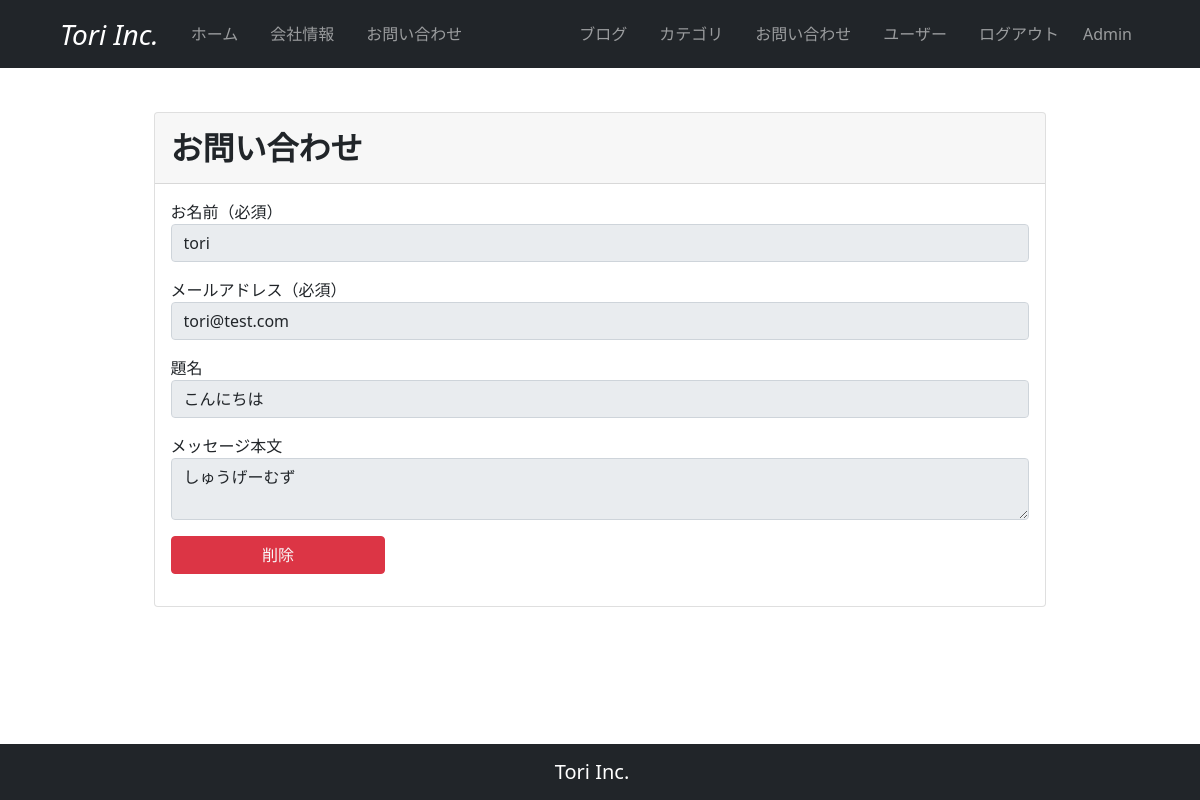
The page /1/display_inquiry (signed in) on the database its author committed.
### company_blog/models.py (models this page shows, shortened)
class User(db.Model, UserMixin):
    __tablename__ = 'users'
    id = db.Column(db.Integer, primary_key=True)
    email = db.Column(db.String(64), unique=True, index=True)
    username = db.Column(db.String(64), unique=True, index=True)
    password_hash = db.Column(db.String(128))
    administrator = db.Column(db.String(1))
    post = db.relationship('BlogPost', backref='author', lazy='dynamic')
    @property
    def password(self):
        raise AttributeError('password is not a readable attribute')
    def is_administrator(self):
        if self.administrator == '1':
            return 1
        else:
            return 0

class Inquiry(db.Model):
    __tablename__ = 'inquiry'
    id = db.Column(db.Integer, primary_key=True)
    name = db.Column(db.String(64))
    email = db.Column(db.String(64))
    title = db.Column(db.String(140))
    text = db.Column(db.Text)
    date = db.Column(db.DateTime, default=datetime.now(timezone('Asia/Tokyo')))

### company_blog/main/views.py (the view)
@main.route('/<int:inquiry_id>/display_inquiry')
@login_required
def display_inquiry(inquiry_id):
    form = InquiryForm()
    inquiry = Inquiry.query.get_or_404(inquiry_id)
    form.name.data = inquiry.name
    form.title.data = inquiry.title
    form.email.data = inquiry.email
    form.title.data = inquiry.title
    form.text.data = inquiry.text
    return render_template('inquiry.html', form=form, inquiry_id=inquiry_id)

### company_blog/main/forms.py
class InquiryForm(FlaskForm):
    name = StringField('ユーザ名（必須）', validators=[DataRequired()])
    email = StringField('メールアドレス（必須）', validators=[DataRequired(), Email(message='正しいメールアドレスを入力してください')])
    title = StringField('ユーザ名')
    text = TextAreaField('メッセージ本文（必須）', validators=[DataRequired()])
    submit = SubmitField('更新')

### company_blog/__init__.py (called while the page is built)
@event.listens_for(Engine, "connect")
def set_sqlite_pragma(dbapi_connection, connection_record):
    cursor = dbapi_connection.cursor()
    cursor.execute("PRAGMA foreign_keys=ON")
    cursor.close()

### company_blog/models.py (called while the page is built)
@login_manager.user_loader
def load_user(user_id):
    return User.query.get(user_id)

### company_blog/templates/inquiry.html (shortened to what this page needs)
{% extends "base.html" %}
{% block content %}
  <section>
    <div class="card mx-auto my-5" style="width: 80%;">
      <h5 class="card-header fw-bolder fs-2 pt-3 p-lg-3">お問い合わせ</h5>
      <div class="card-body">
        <form method="post">
        {% if inquiry_id %}
          <fieldset disabled>
            <div class="fs-6">お名前（必須）</div>
            <div class="mb-3">
              {{ render_field(form.name, class="form-control")}}
            </div>
            <div class="fs-6">メールアドレス（必須）</div>
            <div class="mb-3">
              {{ render_field(form.email, class="form-control")}}
            </div>
            <div class="fs-6">題名</div>
            <div class="mb-3">
              {{ render_field(form.title, class="form-control")}}
            </div>
            <div class="fs-6">メッセージ本文</div>
            <div class="mb-3">
              {{ render_field(form.text, class="form-control")}}
            </div>
          </fieldset>
        {% endif %}
          {% if inquiry_id %}
            {% if current_user.is_administrator() %}
            <div class="d-grid gap-2 mb-3" style="width: 25%">
              <button type="button" class="btn btn-danger text-light" data-bs-toggle="modal" data-bs-target="#deleteModal">
                削除
              </button>
            </div>
            {% endif %}
          {% else %}
            <div class="d-grid gap-2 mb-3" style="width: 25%">
              {{ form.submit(class="btn bg-success text-light", value="送信") }}
            </div>
          {% endif %}
        </form>
      </div>
    </div>
  </section>
{% endblock %}

### company_blog/templates/base.html (shortened to what this page needs)
<!DOCTYPE html>
<html lang="en">
<head>
  <link href="https://cdn.jsdelivr.net/npm/bootstrap@5.0.2/dist/css/bootstrap.min.css" rel="stylesheet">
</head>
<body>
  <nav class="navbar navbar-expand-lg navbar-dark bg-dark px-5 fixed-top">
    <div class="container-fluid">
      <a class="navbar-brand fs-3 fst-italic" href="{{ url_for('main.index') }}">Tori Inc.</a>
      <div class="collapse navbar-collapse" id="navbarNav">
        <ul class="navbar-nav">
          <li class="nav-item px-2">
            <a class="nav-link" href="{{ url_for('main.index') }}">ホーム</a>
          </li>
          <li class="nav-item px-2">
            <a class="nav-link" href="#">会社情報</a>
          </li>
          <li class="nav-item px-2">
            <a class="nav-link" href="{{url_for('main.inquiry')}}">お問い合わせ</a>
          </li>
        </ul>
      </div>
      <div class="collapse navbar-collapse justify-content-md-end" id="navbarNav">
        <ul class="navbar-nav">
          <li class="nav-item px-2">
            <a class="nav-link" href="{{url_for('main.blog_maintenance')}}">ブログ</a>
          </li>
          <li class="nav-item px-2">
            <a class="nav-link" href="{{url_for('main.category_maintenance')}}">カテゴリ</a>
          </li>
          <li class="nav-item px-2">
            <a class="nav-link" href="{{url_for('main.inquiry_maintenance')}}">お問い合わせ</a>
          </li>
          <li class="nav-item px-2">
            <a class="nav-link" href="{{url_for('users.user_maintenance')}}">ユーザー</a>
          </li>
          {% if current_user.is_authenticated %}
          <li class="nav-item px-2">
            <a class="nav-link" href="{{url_for('users.logout')}}">ログアウト</a>
          </li>
          <li class="navbar-text px-2">
            {{ current_user.username }}
          </li>
          {% endif %}
        </ul>
      </div>
    </div>
  </nav>
  {% from "_formhelpers.html" import render_field %}
  <div class="container" style="padding-top: 4rem; padding-bottom: 4rem;">
    {% block content %}
    {% endblock %}
  </div>
  <nav class="navbar fixed-bottom navbar-expand-sm navbar-dark bg-dark fixed-bottom">
    <div class="container-fluid justify-content-center">
      <span class="navbar-brand">Tori Inc.</span>
    </div>
  </nav>
</body>
</html>

### company_blog/templates/_formhelpers.html (shortened to what this page needs)
{% macro render_field(field) %}
{{ field(**kwargs)|safe }}
{% endmacro %}

### rows shown on the page
User: username "Admin"
Inquiry: name "tori", email "tori@test.com", title "こんにちは", text "しゅうげーむず"
